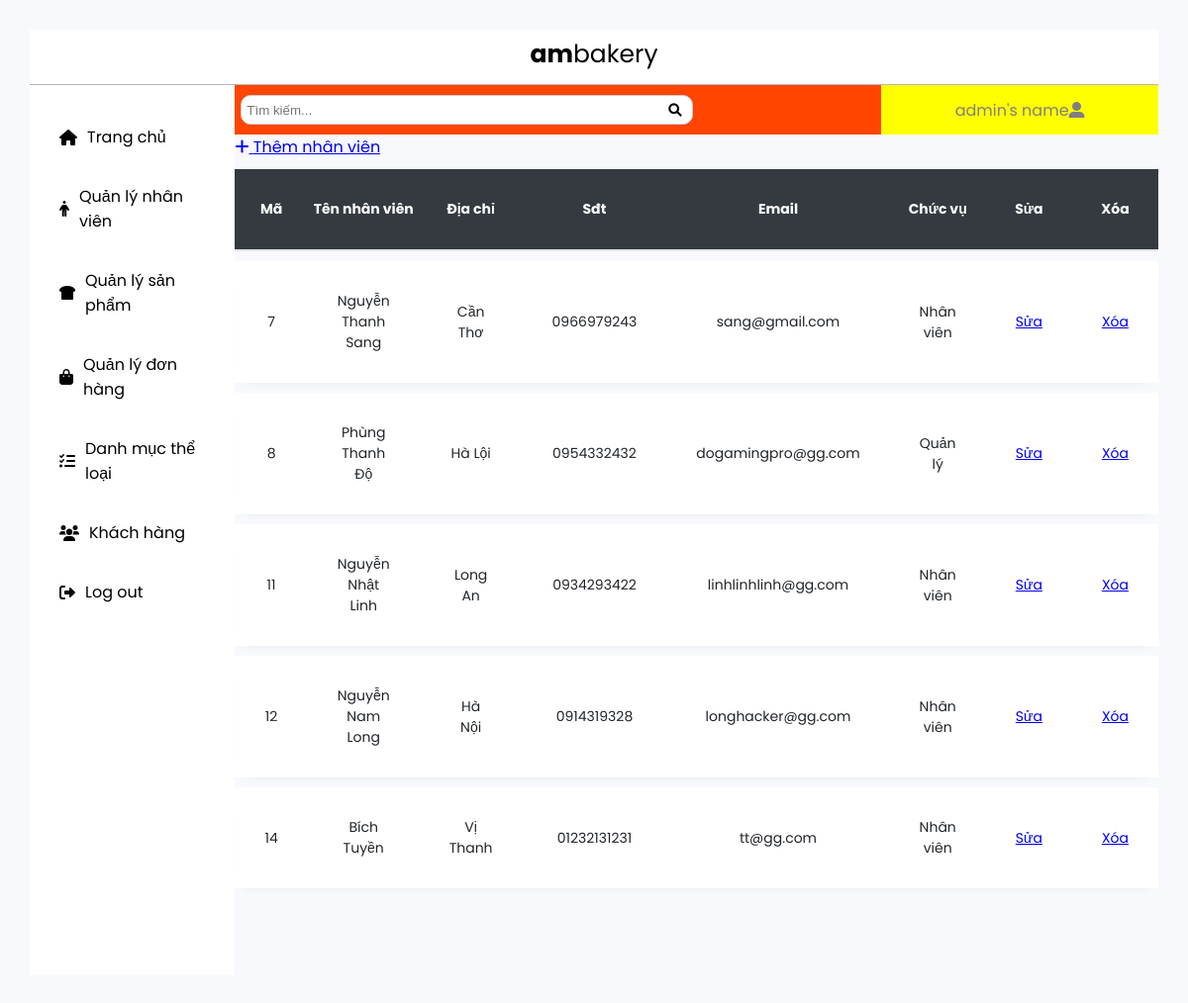
/admin/dashboard_quanly/nhanvien/index.php, run on an earlier commit of the app's database.
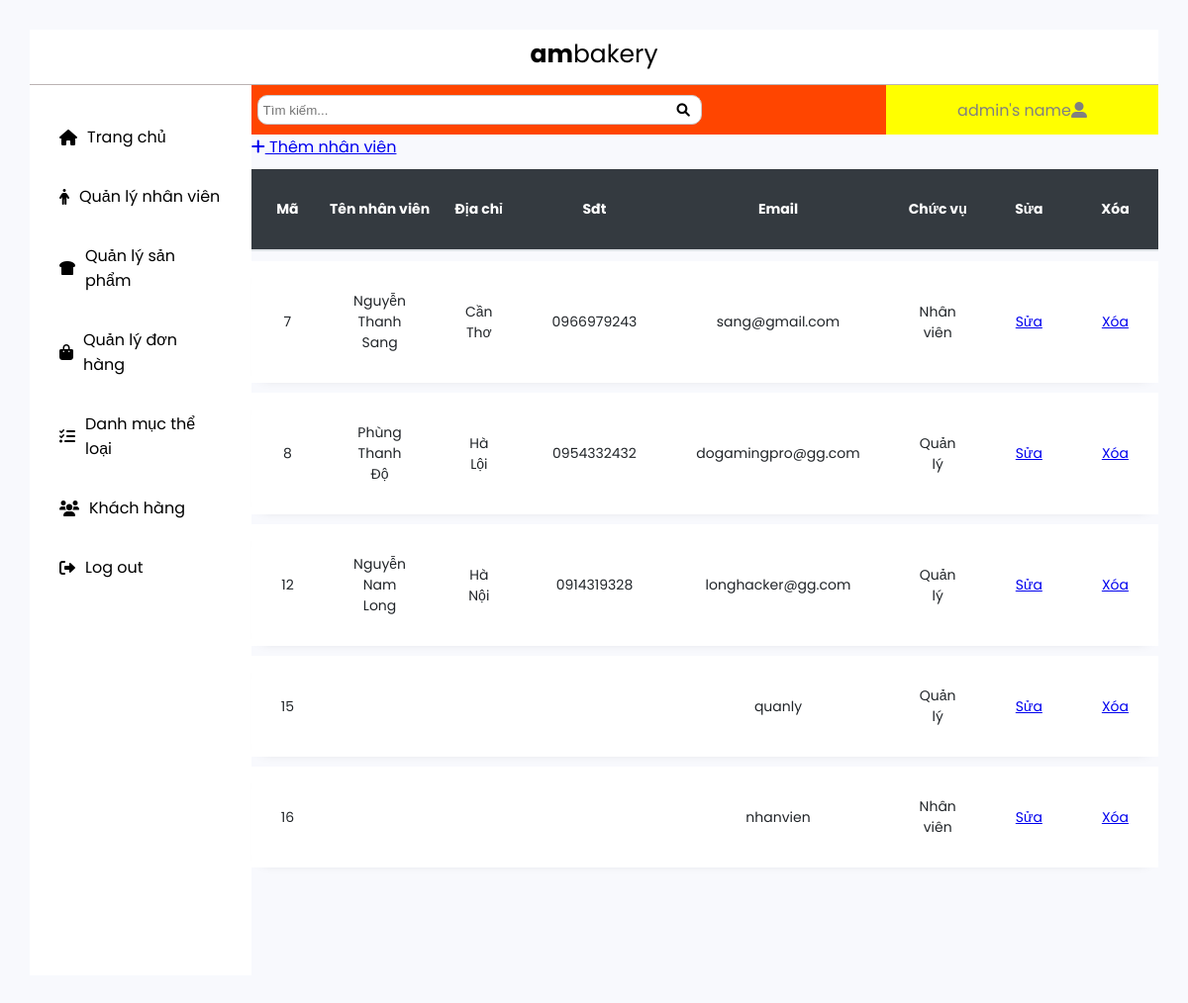
And on a later commit of the database.
### tables this page shows
CREATE TABLE `nhan_vien` (
  `ma` int(11) NOT NULL,
  `ten` varchar(100) NOT NULL,
  `dia_chi` varchar(100) NOT NULL,
  `sdt` varchar(20) NOT NULL,
  `email` varchar(100) NOT NULL,
  `mat_khau` varchar(50) NOT NULL,
  `cap_do` int(11) NOT NULL
);

### admin/dashboard_quanly/nhanvien/index.php (the view, shortened to what this page needs)
<!DOCTYPE html>
<html>
<head>
	<?php
	include '../thuvien.php';
	?>
</head>
<body>
	<?php
	include '../header.php';
	?>
	<div class="container">
		<?php
		include '../menu.php';
		?>
		<main >
			<?php
			include '../main_top_div.php';
			?>
			<div class="main_content">
				<a href="form_them.php" class="them">
					<i class="fa fa-plus"></i>
					Thêm nhân viên
				</a>
				<?php
				include  '../../connect.php' ;
				$sql = "select * from nhan_vien";
				$result= mysqli_query($connect, $sql);
				?>
				<table border="1" width="100%">
					<thead class="thead-dark">
						<tr>
							<th>
								Mã
							</th>
							<th>
								Tên nhân viên
							</th>
							<th>
								Địa chỉ
							</th>
							<th>
								Sđt
							</th>
							<th>
								Email
							</th>
							<th>
								Chức vụ
							</th>
							<th>
								Sửa
							</th>
							<th>
								Xóa
							</th>
						</tr>
					</thead>
					<tbody>
						<?php foreach ($result as $tung_nhan_vien  ) {?>
							<tr>
								<td>
									<?php echo $tung_nhan_vien['ma'] ?>
								</td>
								<td>
									<?php echo $tung_nhan_vien['ten'] ?>
								</td>
								<td>
									<?php echo $tung_nhan_vien['dia_chi'] ?>
								</td>
								<td>
									<?php echo $tung_nhan_vien['sdt'] ?>
								</td>
								<td>
									<?php echo $tung_nhan_vien['email'] ?>
								</td>
								<td>
									<?php
									if ($tung_nhan_vien['cap_do'] == 1) {
										echo "Quản lý";
									}else{
										echo "Nhân viên";
									}
									?>
								</td>
								<td>
									<a href="form_sua.php?ma=<?php echo $tung_nhan_vien['ma']?>">Sửa</a>
								</td>
								<td>
									<a href="xoa_process.php?ma=<?php echo $tung_nhan_vien['ma']?>" onclick="if(confirm('Xóa thật hả?')){}else{return false;}"
										>Xóa</a>
									</td>
								</tr>
							<?php } ?>
						</tbody>
					</table>
				</div>
			</main>
		</div>
	</body>
	</html>

### admin/dashboard_quanly/thuvien.php (shortened to what this page needs)
<link rel="stylesheet" type="text/css" href="../../css/dashboard.css">
<link rel="stylesheet" href="https://cdnjs.cloudflare.com/ajax/libs/font-awesome/6.0.0-beta3/css/all.min.css" />

### admin/dashboard_quanly/header.php
<header>
	<div id="header">
		<a href="#" class="header__logo" onclick="if(confirm('Kiếm gì?')){}else{return false;}">
			<span><b>am</b>bakery</span>
		</a>
	</div>
</header>

### admin/dashboard_quanly/menu.php
<div class="sidebar">
	<ul class="nav__list">
		<li class="nav__list--item">
			<a href="../root">
				<i class="fas fa-home nav__icon"></i>
				<span>Trang chủ</span>
			</a>
		</li>
		<li class="nav__list--item">
			<a href="../nhanvien">
				<i class="fas fa-male nav__icon"></i>
				<span>Quản lý nhân viên</span>
			</a>
		</li>
		<li class="nav__list--item">
			<a href="../sanpham">
				<i class="fas fa-bread-slice nav__icon"></i>
				<span>Quản lý sản phẩm</span>
			</a>
		</li>
		<li class="nav__list--item">
			<a href="../donhang">
				<i class="fas fa-shopping-bag nav__icon"></i>
				<span>Quản lý đơn hàng</span>
			</a>
		</li>
		<li class="nav__list--item">
			<a href="../theloai">
				<i class="fas fa-tasks nav__icon"></i>
				<span>Danh mục thể loại</span>
			</a>
		</li>
		<li class="nav__list--item">
			<a href="../khachhang">
				<i class="fas fa-users nav__icon"></i>
				<span>Khách hàng</span>
			</a>
		</li>
		<li class="nav__list--item">
			<a href="../logout_process.php">
				<i class="fas fa-sign-out-alt nav__icon"></i>
				<span>Log out</span>
			</a>
		</li>
	</ul>
</div>

### admin/dashboard_quanly/main_top_div.php
<div class="main_top">
	<div class="main_top_left">
		<form>
			<input type="search" placeholder="Tìm kiếm..." name="tim_kiem">
			<button type="submit"><i class="fa fa-search"></i></button>
		</form>
	</div>
	<div class="main_top_right">
		admin's name
		<i class="fas fa-user-alt"></i>
	</div>
</div>

### admin/dashboard_quanly/css/dashboard.css (style rules this page uses)
* { margin: 0; padding: 0; }
html { box-sizing: border-box; font-size: 62.5%; }
body { font-family: "Poppins", sans-serif; font-size: 1.6rem; height:90rem; font-weight: 400; margin: 3rem; background: #f8f9fd; color: gray; }
header { width: 100%; height: 50px; font-family: inherit; display: flex; justify-content: center; align-items: center; font-size: 1.5rem; padding-bottom: 0.5rem; border-bottom: 1px solid rgb(187, 179, 179); position: relative; background-color: white; }
table { border-collapse: separate; border-spacing: 0 10px; width: 100%; margin-bottom: 1rem; color: #212529; text-align: center; border: none; }
thead { display: table-header-group; vertical-align: middle; border-color: inherit; }
table .thead-dark th { color: #fff; background-color: #343a40; border-color: #454d55; border: none; padding: 30px 0; font-size: 14px; vertical-align: bottom; border-bottom: 2px solid #dee2e6; }
table tbody tr { margin-bottom: 10px; box-shadow: 0 5px 12px -12px rgb(0 0 0 / 29%); position: relative; padding: .75rem 1.25rem; margin-bottom: 1rem; border: 1px solid transparent; border-radius: .25rem; }
table tbody th, table tbody td { border: none; padding: 30px; font-size: 14px; background: #fff; }
a.header__logo { text-decoration: none; color: black; }
.header__logo span { font-size: 2.5rem; text-align: center; }
.container { width: 100%; display: flex; height: 100%; }
.sidebar { display: flex; justify-content: center; flex-basis: 20% ; background-color: white; border-radius: black; }
.nav__list { margin-top: 3rem; display: flex; flex-direction: column; list-style: none; gap: 1.5rem 0; width: 100%; }
.nav__list--item { align-self: stretch; padding: 1rem 3rem; }
.nav__list--item a { display: flex; align-items: center; gap: 0 1rem; }
.nav__icon { color: currentColor; }
.nav__list--item a:link, .nav__list--item a:visited { color: black; text-decoration: none; }
.container main { height: 1000px; flex-basis: 80% ; }
.main_top { width: 100%; height: 50px; background-color: red; }
.main_top_left { height: 100%; width: 70%; background-color: orangered; float: left; display: flex; align-items: center; }
.main_top_left form { width:70%; display: flex; justify-content: center; align-items: center; }
.main_top_left form input { width: 100%; height: 3rem; padding: .5rem .5rem; border-radius: 1rem; border: 1px solid #ccc; }
.main_top_left form button { margin-left: -25px; border: none; background-color:transparent; }
.main_top_left form input, .main_top_left form button { display: inline-block; }
.main_top_right { height: 100%; width: 30%; background-color: yellow; float: left; display: flex; justify-content: center; align-items: center; }

What changed in the data, as far as the page shows it:
removed nhan_vien: ma "11", ten "Nguyễn Nhật Linh", dia_chi "Long An", sdt "0934293422", email "linhlinhlinh@gg.com", cap_do "Nhân viên"
removed nhan_vien: ma "14", ten "Bích Tuyền", dia_chi "Vị Thanh", sdt "01232131231", email "tt@gg.com", cap_do "Nhân viên"
changed nhan_vien "Nguyễn Nam Long": cap_do "Nhân viên" → "Quản lý"
added nhan_vien: ma "15", email "quanly", cap_do "Quản lý"
added nhan_vien: ma "16", email "nhanvien", cap_do "Nhân viên"
